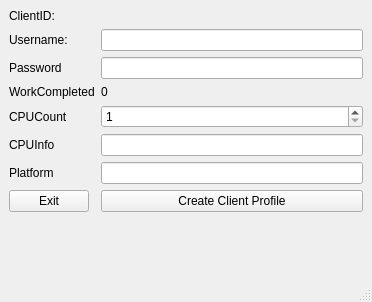
<?xml version="1.0" encoding="UTF-8"?>
<ui version="4.0">
 <class>CreateClient</class>
 <widget class="QMainWindow" name="CreateClient">
  <property name="geometry">
   <rect>
    <x>0</x>
    <y>0</y>
    <width>372</width>
    <height>302</height>
   </rect>
  </property>
  <property name="windowTitle">
   <string>Create a Client</string>
  </property>
  <widget class="QWidget" name="centralwidget">
   <layout class="QFormLayout" name="formLayout">
    <item row="0" column="0">
     <widget class="QLabel" name="lblClientIDprmpt">
      <property name="text">
       <string>ClientID:</string>
      </property>
     </widget>
    </item>
    <item row="1" column="0">
     <widget class="QLabel" name="lblClientUsernameprmpt">
      <property name="text">
       <string>Username:</string>
      </property>
     </widget>
    </item>
    <item row="4" column="0">
     <widget class="QLabel" name="lblClientCPUCountprmpt">
      <property name="text">
       <string>CPUCount</string>
      </property>
     </widget>
    </item>
    <item row="5" column="0">
     <widget class="QLabel" name="lblClientCPUInfo">
      <property name="text">
       <string>CPUInfo</string>
      </property>
     </widget>
    </item>
    <item row="6" column="0">
     <widget class="QLabel" name="lblClientPlatformprmpt">
      <property name="text">
       <string>Platform</string>
      </property>
     </widget>
    </item>
    <item row="3" column="0">
     <widget class="QLabel" name="lblClientWorkCompletedprmpt">
      <property name="text">
       <string>WorkCompleted</string>
      </property>
     </widget>
    </item>
    <item row="2" column="0">
     <widget class="QLabel" name="lblClientPassword">
      <property name="text">
       <string>Password</string>
      </property>
     </widget>
    </item>
    <item row="1" column="1">
     <widget class="QLineEdit" name="txtClientUsername"/>
    </item>
    <item row="0" column="1">
     <widget class="QLabel" name="lblClientID">
      <property name="text">
       <string/>
      </property>
     </widget>
    </item>
    <item row="2" column="1">
     <widget class="QLineEdit" name="txtClientPassword"/>
    </item>
    <item row="3" column="1">
     <widget class="QLabel" name="lblClientWorkCompleted">
      <property name="text">
       <string>0</string>
      </property>
     </widget>
    </item>
    <item row="4" column="1">
     <widget class="QSpinBox" name="numClientCPUCount">
      <property name="minimum">
       <number>1</number>
      </property>
      <property name="maximum">
       <number>126</number>
      </property>
     </widget>
    </item>
    <item row="5" column="1">
     <widget class="QLineEdit" name="txtClientCPUInfo"/>
    </item>
    <item row="6" column="1">
     <widget class="QLineEdit" name="txtClientPlatform"/>
    </item>
    <item row="7" column="0">
     <widget class="QPushButton" name="btnExit">
      <property name="text">
       <string>Exit</string>
      </property>
     </widget>
    </item>
    <item row="7" column="1">
     <widget class="QPushButton" name="btnCreateClient">
      <property name="text">
       <string>Create Client Profile</string>
      </property>
     </widget>
    </item>
   </layout>
  </widget>
  <widget class="QMenuBar" name="menubar">
   <property name="geometry">
    <rect>
     <x>0</x>
     <y>0</y>
     <width>372</width>
     <height>26</height>
    </rect>
   </property>
  </widget>
  <widget class="QStatusBar" name="statusbar"/>
 </widget>
 <resources/>
 <connections/>
</ui>
